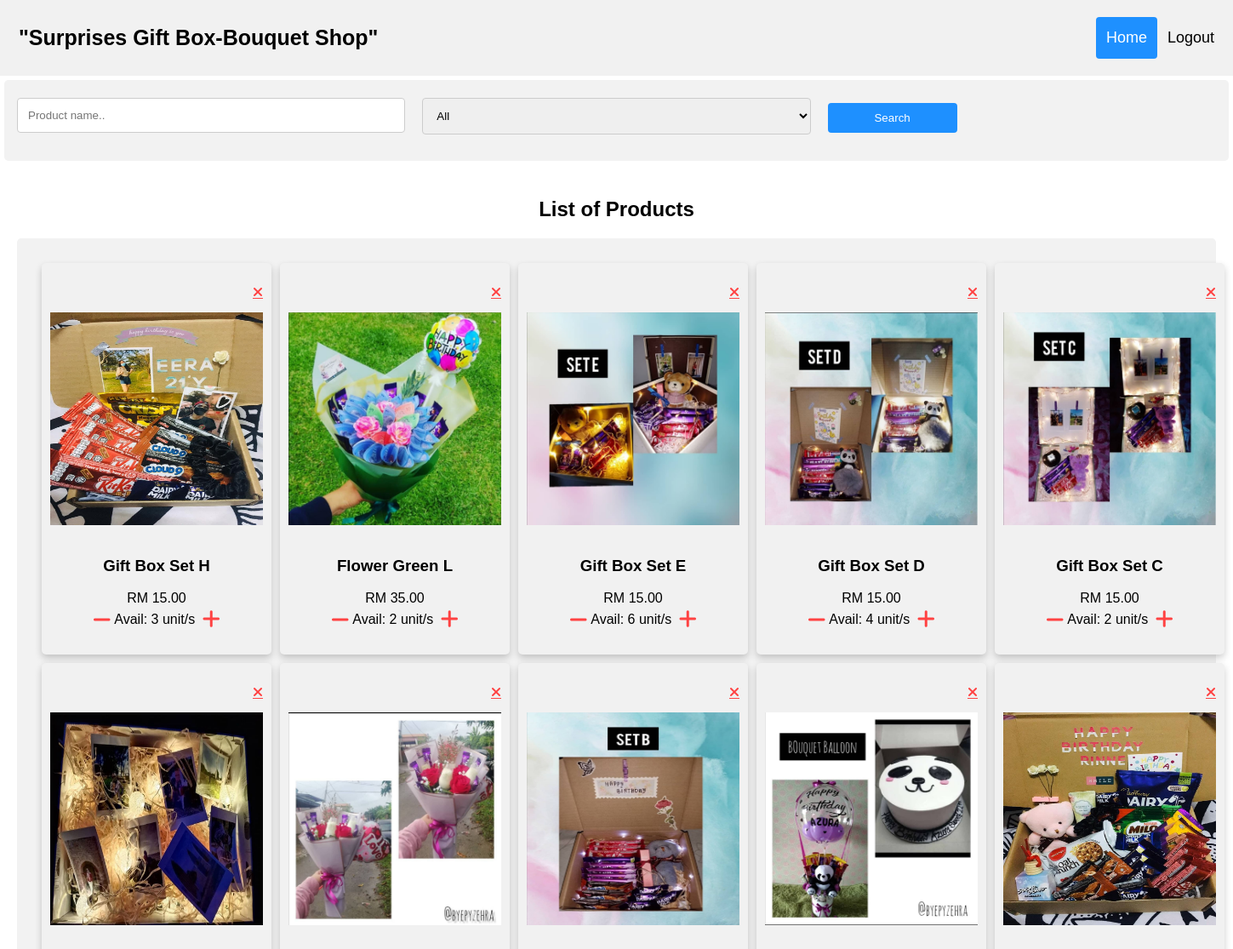
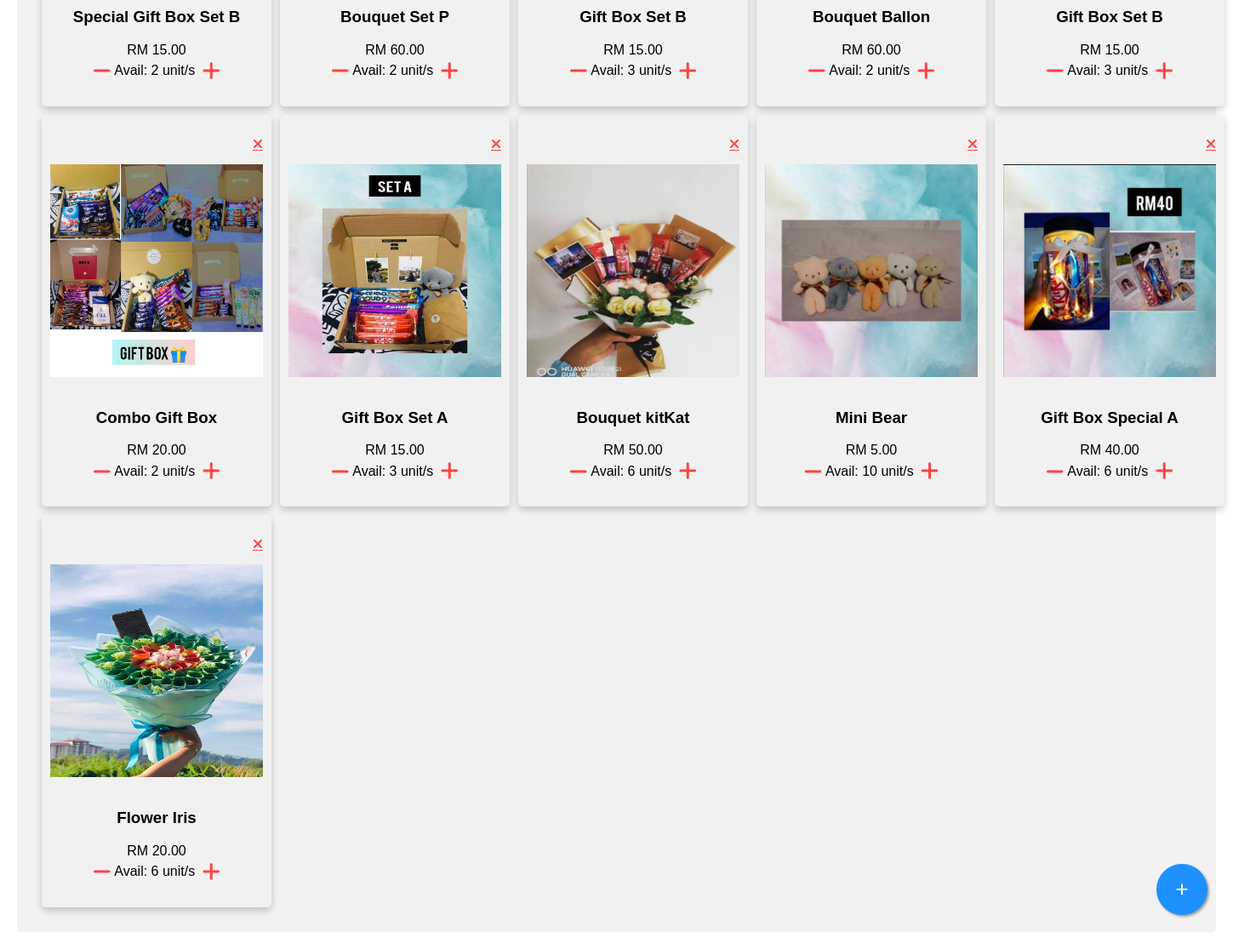
The page /php/adminpage.php (signed in) on the database its author committed (2 pictures, top to bottom).
### tables this page shows
CREATE TABLE `tbl_products` (
  `prid` int(4) NOT NULL,
  `prname` varchar(50) NOT NULL,
  `prtype` varchar(50) NOT NULL,
  `prprice` double NOT NULL,
  `prqty` int(10) NOT NULL,
  `datecreated` datetime NOT NULL DEFAULT current_timestamp(),
  `picture` varchar(30) NOT NULL
);

### php/adminpage.php (the view, shortened to what this page needs)
<?php
include_once("../php/dbconnect.php");
if (isset($_GET['button'])) {
    $prname = $_GET['prname'];
    $prtype = $_GET['prtype'];
    if ($prtype == "all") {
        $sqlsearch = "SELECT * FROM tbl_products WHERE prname LIKE '%$prname%'";
    } else {
        $sqlsearch = "SELECT * FROM tbl_products WHERE prtype = '$prtype' AND prname LIKE '%$prname%'";
    }
} else {
    $sqlsearch = "SELECT * FROM tbl_products ORDER BY prid DESC";
}
$stmt = $conn->prepare($sqlsearch);
$stmt->execute();
$rows = $stmt->fetchAll();
?>
<!DOCTYPE html>
<html>
<head>
    <link rel="stylesheet" href="../css/style.css">          <!—connect to css style -->
    <link rel="stylesheet" href="https://cdnjs.cloudflare.com/ajax/libs/font-awesome/4.7.0/css/font-awesome.min.css">
</head>
<body onload="loadCookies()">
    <div class="header">
    <a href="#default" class="logo">"Surprises Gift Box-Bouquet Shop"</a>
        <div class="header-right">
            <a class="active" href="../php/adminpage.php">Home</a>
            <a href="../index.php">Logout</a>
        </div>
    </div>
    <div class="container-src">
        <form action="adminpage.php" method="get">
            <div class="row">
                <div class="column">
                    <input type="text" id="fprname" name="prname" placeholder="Product name..">
                </div>
                <div class="column">
                    <select id="idprtype" name="prtype">
                        <option value="all">All</option>
                    </select>
                </div>
                <div class="column">
                    <input type="submit" name="button" value="Search">
                </div>
            </div>
        </form>
    </div>
    <br><center><h2>List of Products</h2></center>
    <?php
    echo "<div class='container'>";
    echo "<div class='card-row'>";
    foreach ($rows as $products) {
        $prodid = $products['prid'];
        $qty = $products['prqty'];
        echo " <div class='card'>";
        echo "<p align='right'><a href='adminpage.php?button=delete&prid=$prodid' class='fa fa-remove' onclick='return deleteDialog()' style=' color:#ff4242'></a></p>";
        $imgurl = "../images/" . $products['picture'];
        echo "<img src='$imgurl' class='primage'>";
        echo "<br><br><h3 align='center' >" . ($products['prname']) . "</h3>";
        echo "<p align='center'> RM " . number_format($products['prprice'], 2) . "<br>";
        echo "<table class='center'><tr><td><a href='adminpanel.php?button=removepr&prid=$prodid&prqty=$qty'><i class='fa fa-minus' ' style='font-size:24px;color:#ff4242'></i></a></td>";
        echo "<td>Avail: " . $qty . " unit/s</td>";
        echo "<td>&nbsp<a href='adminpage.php?button=addpr&prid=$prodid&prqty=$qty'><i class='fa fa-plus' ' style='font-size:24px;color:#ff4242'></i></a></td></tr></table>";
        echo "</div>";
        }
    echo "</div>";
    ?>
    <a href="../php/newproduct.php" class="float">
        <i class="fa fa-plus my-float"></i>                 <!—Add Button -->
    </a>
</body>
</html>

### css/style.css (style rules this page uses)
* { box-sizing: border-box; }
body { margin: auto; font-family: Arial, Helvetica, sans-serif; width: 100%; }
.header { overflow: hidden; background-color: #f1f1f1; padding: 20px 10px; }
.header a { float: left; color: black; text-align: center; padding: 12px; text-decoration: none; font-size: 18px; line-height: 25px; border-radius: 4px; }
.header a.logo { font-size: 25px; font-weight: bold; }
.header a.active { background-color: dodgerblue; color: white; }
.header-right { float: right; }
input[type=text], select, textarea { width: 100%; padding: 12px; border: 1px solid #ccc; border-radius: 4px; resize: vertical; }
input[type=submit] { background-color: dodgerblue; color: white; padding: 12px 20px; border: none; border-radius: 4px; cursor: pointer; float: left; width: 30%; }
.container { border-radius: 5px; background-color: #f2f2f2; padding: 20px; margin:20px; }
.container-src { border-radius: 5px; background-color: #f2f2f2; padding: 5px; margin:5px; text-align: center; }
.row:after { content: ""; display: table; clear: both; }
.card { box-shadow: 0 4px 8px 0 rgba(0, 0, 0, 0.2); padding: 10px; margin: 5px; text-align: center; background-color: #f1f1f1; transition: 0.3s; border-radius: 5px; }
.primage { width: 250px; height: 250px }
.card-row { text-align: center; margin: 4px; display: grid; grid-template-columns: repeat(5, 1fr); }
.float { position: fixed; width: 60px; height: 60px; bottom: 40px; right: 30px; background-color: dodgerblue; color: #FFF; border-radius: 50px; text-align: center; box-shadow: 2px 2px 3px #999; }
.my-float { margin-top: 22px; }
p { font-size: 16px; }
.column, input[type=submit] { float: left; width: 33.33%; padding: 5px; margin-top: 6px; padding: 10px }
.center { margin-left: auto; margin-right: auto; }

### rows shown on the page
tbl_products: picture (picture), prname "Gift Box Set H", prprice "15.00", prqty "3"
tbl_products: picture (picture), prname "Flower Green L", prprice "35.00", prqty "2"
tbl_products: picture (picture), prname "Gift Box Set E", prprice "15.00", prqty "6"
tbl_products: picture (picture), prname "Gift Box Set D", prprice "15.00", prqty "4"
tbl_products: picture (picture), prname "Gift Box Set C", prprice "15.00", prqty "2"
tbl_products: picture (picture), prname "Special Gift Box Set B", prprice "15.00", prqty "2"
tbl_products: picture (picture), prname "Bouquet Set P", prprice "60.00", prqty "2"
tbl_products: picture (picture), prname "Gift Box Set B", prprice "15.00", prqty "3"
tbl_products: picture (picture), prname "Bouquet Ballon", prprice "60.00", prqty "2"
tbl_products: picture (picture), prname "Gift Box Set B", prprice "15.00", prqty "3"
tbl_products: picture (picture), prname "Combo Gift Box", prprice "20.00", prqty "2"
tbl_products: picture (picture), prname "Gift Box Set A", prprice "15.00", prqty "3"
tbl_products: picture (picture), prname "Bouquet kitKat", prprice "50.00", prqty "6"
tbl_products: picture (picture), prname "Mini Bear", prprice "5.00", prqty "10"
tbl_products: picture (picture), prname "Gift Box Special A", prprice "40.00", prqty "6"
tbl_products: picture (picture), prname "Flower Iris", prprice "20.00", prqty "6"
